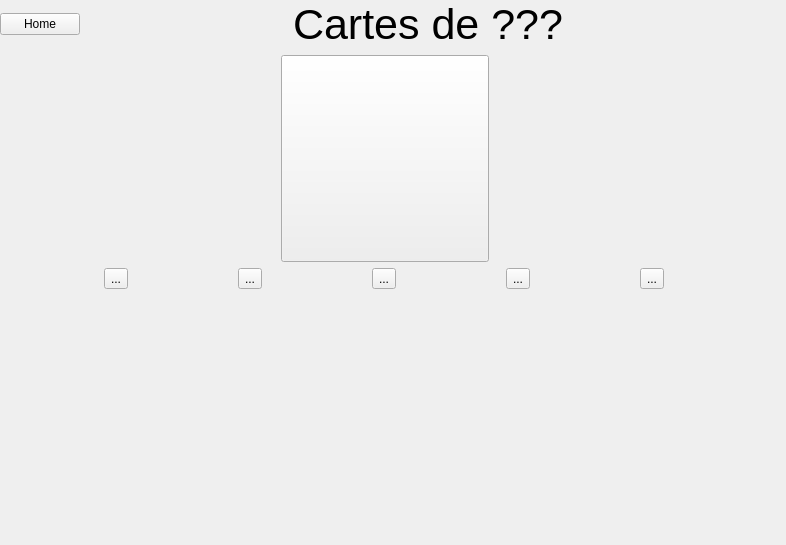
<?xml version="1.0" encoding="UTF-8"?>
<ui version="4.0">
 <class>RevealCard</class>
 <widget class="QWidget" name="RevealCard">
  <property name="geometry">
   <rect>
    <x>0</x>
    <y>0</y>
    <width>786</width>
    <height>545</height>
   </rect>
  </property>
  <property name="windowTitle">
   <string>Form</string>
  </property>
  <widget class="QWidget" name="verticalLayoutWidget">
   <property name="geometry">
    <rect>
     <x>0</x>
     <y>0</y>
     <width>771</width>
     <height>521</height>
    </rect>
   </property>
   <layout class="QVBoxLayout" name="verticalLayout_3">
    <item>
     <layout class="QHBoxLayout" name="horizontalLayout_4">
      <item>
       <widget class="QPushButton" name="pushButton_2">
        <property name="text">
         <string>Home</string>
        </property>
       </widget>
      </item>
      <item>
       <spacer name="horizontalSpacer_3">
        <property name="orientation">
         <enum>Qt::Horizontal</enum>
        </property>
        <property name="sizeHint" stdset="0">
         <size>
          <width>40</width>
          <height>20</height>
         </size>
        </property>
       </spacer>
      </item>
      <item>
       <widget class="QLabel" name="label_2">
        <property name="font">
         <font>
          <pointsize>32</pointsize>
         </font>
        </property>
        <property name="text">
         <string>Cartes de ???</string>
        </property>
       </widget>
      </item>
      <item>
       <spacer name="horizontalSpacer_4">
        <property name="orientation">
         <enum>Qt::Horizontal</enum>
        </property>
        <property name="sizeHint" stdset="0">
         <size>
          <width>40</width>
          <height>20</height>
         </size>
        </property>
       </spacer>
      </item>
     </layout>
    </item>
    <item>
     <layout class="QVBoxLayout" name="verticalLayout_4">
      <item>
       <layout class="QHBoxLayout" name="horizontalLayout_5">
        <item>
         <widget class="QToolButton" name="toolButton_7">
          <property name="minimumSize">
           <size>
            <width>30</width>
            <height>51</height>
           </size>
          </property>
          <property name="font">
           <font>
            <pointsize>10</pointsize>
           </font>
          </property>
          <property name="text">
           <string/>
          </property>
          <property name="icon">
           <iconset>
            <normaloff>image/backPerso.png</normaloff>image/backPerso.png</iconset>
          </property>
          <property name="iconSize">
           <size>
            <width>200</width>
            <height>200</height>
           </size>
          </property>
         </widget>
        </item>
       </layout>
      </item>
      <item>
       <layout class="QHBoxLayout" name="horizontalLayout_6">
        <item>
         <widget class="QToolButton" name="toolButton_8">
          <property name="text">
           <string>...</string>
          </property>
          <property name="icon">
           <iconset>
            <normaloff>image/backCard.png</normaloff>image/backCard.png</iconset>
          </property>
          <property name="iconSize">
           <size>
            <width>75</width>
            <height>75</height>
           </size>
          </property>
          <property name="shortcut">
           <string/>
          </property>
         </widget>
        </item>
        <item>
         <widget class="QToolButton" name="toolButton_9">
          <property name="text">
           <string>...</string>
          </property>
          <property name="icon">
           <iconset>
            <normaloff>image/backCard.png</normaloff>image/backCard.png</iconset>
          </property>
          <property name="iconSize">
           <size>
            <width>75</width>
            <height>75</height>
           </size>
          </property>
         </widget>
        </item>
        <item>
         <widget class="QToolButton" name="toolButton_10">
          <property name="text">
           <string>...</string>
          </property>
          <property name="icon">
           <iconset>
            <normaloff>image/backCard.png</normaloff>image/backCard.png</iconset>
          </property>
          <property name="iconSize">
           <size>
            <width>75</width>
            <height>75</height>
           </size>
          </property>
         </widget>
        </item>
        <item>
         <widget class="QToolButton" name="toolButton_11">
          <property name="text">
           <string>...</string>
          </property>
          <property name="icon">
           <iconset>
            <normaloff>image/backCard.png</normaloff>image/backCard.png</iconset>
          </property>
          <property name="iconSize">
           <size>
            <width>75</width>
            <height>75</height>
           </size>
          </property>
         </widget>
        </item>
        <item>
         <widget class="QToolButton" name="toolButton_12">
          <property name="text">
           <string>...</string>
          </property>
          <property name="icon">
           <iconset>
            <normaloff>image/backCard.png</normaloff>image/backCard.png</iconset>
          </property>
          <property name="iconSize">
           <size>
            <width>75</width>
            <height>75</height>
           </size>
          </property>
         </widget>
        </item>
       </layout>
      </item>
     </layout>
    </item>
    <item>
     <spacer name="verticalSpacer_2">
      <property name="orientation">
       <enum>Qt::Vertical</enum>
      </property>
      <property name="sizeHint" stdset="0">
       <size>
        <width>20</width>
        <height>40</height>
       </size>
      </property>
     </spacer>
    </item>
   </layout>
  </widget>
 </widget>
 <resources/>
 <connections/>
</ui>
